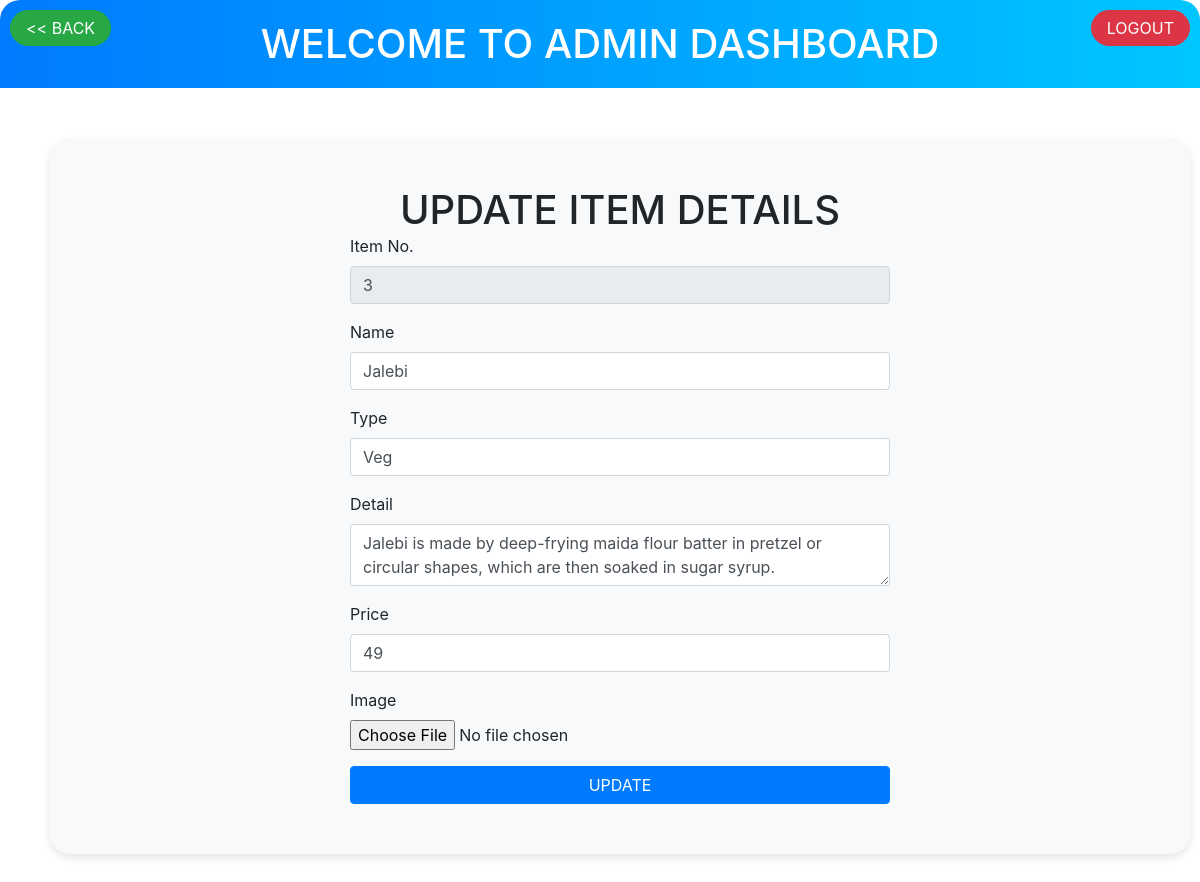
Screenshot of /admin/updateitem1.php?sid=5 with the database file from the repository.
### tables this page shows
CREATE TABLE `menu` (
  `id` int(11) NOT NULL,
  `item_no` int(11) NOT NULL,
  `name` varchar(100) NOT NULL,
  `type` varchar(50) NOT NULL,
  `detail` varchar(500) NOT NULL,
  `price` varchar(50) NOT NULL,
  `image` text NOT NULL
);

### admin/updateitem1.php (the view, shortened to what this page needs)
<?php
    include('../dbcon.php');
    $sid = $_GET['sid'];
    $query = "SELECT * FROM `menu` WHERE `id` = $sid";
    $run = mysqli_query($conn, $query);
    $data = mysqli_fetch_assoc($run);
?>
<!DOCTYPE html>
<html>
<head>
    <link rel="stylesheet" type="text/css" href="bootstrap/css/bootstrap.min.css">
</head>
<body>
    <div class="header text-center">
        <a href="menudb.php" class="corner-btn left btn btn-success"><< BACK</a>
		<a href="../logout.php" class="corner-btn right btn btn-danger">LOGOUT</a>
        <h1>WELCOME TO ADMIN DASHBOARD</h1>
    </div>
    <div class="container abc">
        <div class="text-center mt-5 pt-5">
            <h1>UPDATE ITEM DETAILS</h1>
        </div>
        <form action="updateitem2.php" method="post" enctype="multipart/form-data">
            <div class="row justify-content-center">
                <div class="col-md-6">
                    <div class="form-group">
                        <label for="item_no">Item No.</label>
                        <input type="text" class="form-control" id="item_no" name="item_no" value="<?php echo $data['item_no']; ?>" required readonly>
                    </div>
                    <div class="form-group">
                        <label for="name">Name</label>
                        <input type="text" class="form-control" id="name" name="name" value="<?php echo $data['name']; ?>" required>
                    </div>
                    <div class="form-group">
                        <label for="type">Type</label>
                        <input type="text" class="form-control" id="type" name="type" value="<?php echo $data['type']; ?>" required>
                    </div>
                    <div class="form-group">
                        <label for="detail">Detail</label>
                        <textarea class="form-control" id="detail" name="detail" required><?php echo $data['detail']; ?></textarea>
                    </div>
                    <div class="form-group">
                        <label for="price">Price</label>
                        <input type="number" class="form-control" id="price" name="price" value="<?php echo $data['price']; ?>" required>
                    </div>
                    <div class="form-group">
                        <label for="simg">Image</label>
                        <input type="file" class="form-control-file" id="simg" name="simg" required>
                    </div>
                    <button type="submit" name="submit" class="btn btn-primary btn-block">UPDATE</button>
                </div>
            </div>
        </form>
    </div>
</body>
</html>

### admin/updateitem1.php (style rules this page uses)
.abc { border-radius: 20px; padding-bottom: 50px; margin: 50px; background-color: #f8f9fa; box-shadow: 0 4px 8px rgba(0, 0, 0, 0.1); }
.header { background: linear-gradient(to right, #007bff, #00c6ff); color: white; padding: 20px 0; border-top-left-radius: 20px; border-top-right-radius: 20px; margin-bottom: 20px; }
h1 { margin: 0; }
.corner-btn { position: absolute; top: 10px; padding: 5px 15px; border-radius: 20px; font-size: 16px; }
.corner-btn.left { left: 10px; }
.corner-btn.right { right: 10px; }

### rows the page displays
menu: item_no "3", name "Jalebi", type "Veg", detail "Jalebi is made by deep-frying maida flour batter in pretzel or circular shapes, which are then soaked in sugar syrup.", price "49"
